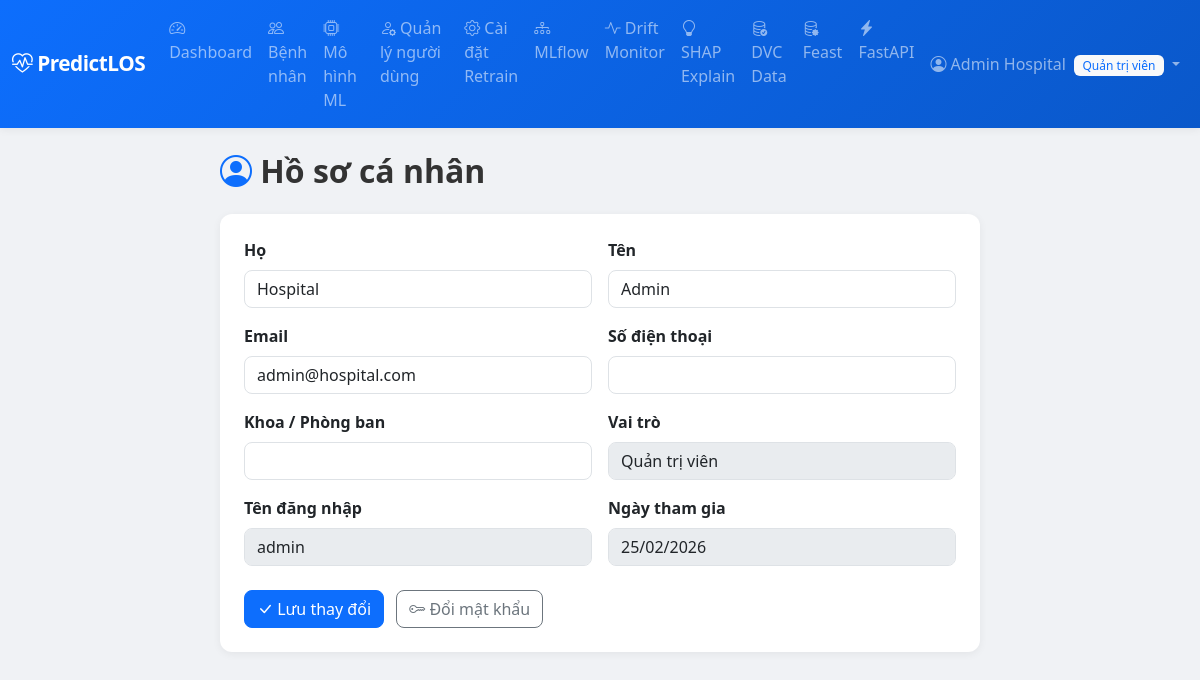
Screenshot of /accounts/profile/ (signed in) with the database file from the repository.
### accounts/models.py (models this page shows, shortened)
class CustomUser(AbstractUser):
    ROLE_CHOICES = [
        ('doctor', 'Bác sĩ / Y tá'),
        ('admin', 'Quản trị viên'),
    ]
    role = models.CharField(max_length=10, choices=ROLE_CHOICES, default='doctor')
    phone = models.CharField(max_length=20, blank=True, default='')
    department = models.CharField(max_length=100, blank=True, default='')
    class Meta:
        db_table = 'users'

### accounts/views.py (the view, shortened to what this page needs)
# urls.py: path('profile/', views.profile_view, name='profile'),
@login_required
def profile_view(request):
    return render(request, 'accounts/profile.html')

### templates/accounts/profile.html (shortened to what this page needs)
{% extends 'base.html' %}
{% block content %}
<div class="row justify-content-center">
    <div class="col-lg-8">
        <div class="d-flex align-items-center mb-4">
            <h2 class="fw-bold mb-0"><i class="bi bi-person-circle text-primary"></i> Hồ sơ cá nhân</h2>
        </div>
        <div class="card shadow-sm border-0">
            <div class="card-body p-4">
                <form method="post">
                    <div class="row g-3">
                        <div class="col-md-6">
                            <label class="form-label fw-semibold">Họ</label>
                            <input type="text" name="last_name" class="form-control" value="{{ user.last_name }}">
                        </div>
                        <div class="col-md-6">
                            <label class="form-label fw-semibold">Tên</label>
                            <input type="text" name="first_name" class="form-control" value="{{ user.first_name }}">
                        </div>
                        <div class="col-md-6">
                            <label class="form-label fw-semibold">Email</label>
                            <input type="email" name="email" class="form-control" value="{{ user.email }}">
                        </div>
                        <div class="col-md-6">
                            <label class="form-label fw-semibold">Số điện thoại</label>
                            <input type="text" name="phone" class="form-control" value="{{ user.phone }}">
                        </div>
                        <div class="col-md-6">
                            <label class="form-label fw-semibold">Khoa / Phòng ban</label>
                            <input type="text" name="department" class="form-control" value="{{ user.department }}">
                        </div>
                        <div class="col-md-6">
                            <label class="form-label fw-semibold">Vai trò</label>
                            <input type="text" class="form-control" value="{{ user.get_role_display }}" disabled>
                        </div>
                        <div class="col-md-6">
                            <label class="form-label fw-semibold">Tên đăng nhập</label>
                            <input type="text" class="form-control" value="{{ user.username }}" disabled>
                        </div>
                        <div class="col-md-6">
                            <label class="form-label fw-semibold">Ngày tham gia</label>
                            <input type="text" class="form-control" value="{{ user.date_joined|date:'d/m/Y' }}" disabled>
                        </div>
                    </div>
                    <div class="mt-4">
                        <button type="submit" class="btn btn-primary">
                            <i class="bi bi-check-lg"></i> Lưu thay đổi
                        </button>
                        <a href="{% url 'accounts:change_password' %}" class="btn btn-outline-secondary ms-2">
                            <i class="bi bi-key"></i> Đổi mật khẩu
                        </a>
                    </div>
                </form>
            </div>
        </div>
    </div>
</div>
{% endblock %}

### templates/base.html (shortened to what this page needs)
{% load static %}
<!DOCTYPE html>
<html lang="vi">
<head>
    <link href="https://cdn.jsdelivr.net/npm/bootstrap@5.3.3/dist/css/bootstrap.min.css" rel="stylesheet">
    <link href="https://cdn.jsdelivr.net/npm/bootstrap-icons@1.11.3/font/bootstrap-icons.min.css" rel="stylesheet">
    <link href="{% static 'css/style.css' %}" rel="stylesheet">
</head>
<body>
    {% if user.is_authenticated %}
    <nav class="navbar navbar-expand-lg navbar-dark bg-primary shadow-sm">
        <div class="container-fluid">
            <a class="navbar-brand fw-bold" href="{% url 'dashboard:index' %}">
                <i class="bi bi-heart-pulse"></i> PredictLOS
            </a>
            <div class="collapse navbar-collapse" id="navbarNav">
                <ul class="navbar-nav me-auto">
                    <li class="nav-item">
                        <a class="nav-link {% if request.resolver_match.app_name == 'dashboard' %}active{% endif %}"
                           href="{% url 'dashboard:index' %}">
                            <i class="bi bi-speedometer2"></i> Dashboard
                        </a>
                    </li>
                    <li class="nav-item">
                        <a class="nav-link {% if request.resolver_match.app_name == 'patients' %}active{% endif %}"
                           href="{% url 'patients:list' %}">
                            <i class="bi bi-people"></i> Bệnh nhân
                        </a>
                    </li>
                    <li class="nav-item">
                        <a class="nav-link {% if request.resolver_match.url_name == 'versions' %}active{% endif %}"
                           href="{% url 'ml_engine:versions' %}">
                            <i class="bi bi-cpu"></i> Mô hình ML
                        </a>
                    </li>
                    {% if user.role == 'admin' or user.is_superuser %}
                    <li class="nav-item">
                        <a class="nav-link {% if request.resolver_match.url_name == 'manage_users' %}active{% endif %}"
                           href="{% url 'accounts:manage_users' %}">
                            <i class="bi bi-person-gear"></i> Quản lý người dùng
                        </a>
                    </li>
                    <li class="nav-item">
                        <a class="nav-link {% if request.resolver_match.url_name == 'retrain_settings' %}active{% endif %}"
                           href="{% url 'ml_engine:retrain_settings' %}">
                            <i class="bi bi-gear"></i> Cài đặt Retrain
                        </a>
                    </li>
                    <li class="nav-item">
                        <a class="nav-link {% if request.resolver_match.url_name == 'mlflow_dashboard' %}active{% endif %}"
                           href="{% url 'ml_engine:mlflow_dashboard' %}">
                            <i class="bi bi-diagram-3"></i> MLflow
                        </a>
                    </li>
                    <li class="nav-item">
                        <a class="nav-link {% if request.resolver_match.url_name == 'drift_report' %}active{% endif %}"
                           href="{% url 'ml_engine:drift_report' %}">
                            <i class="bi bi-activity"></i> Drift Monitor
                        </a>
                    </li>
                    <li class="nav-item">
                        <a class="nav-link {% if request.resolver_match.url_name == 'model_explanation' %}active{% endif %}"
                           href="{% url 'ml_engine:model_explanation' %}">
                            <i class="bi bi-lightbulb"></i> SHAP Explain
                        </a>
                    </li>
                    <li class="nav-item">
                        <a class="nav-link {% if request.resolver_match.url_name == 'dvc_status' %}active{% endif %}"
                           href="{% url 'ml_engine:dvc_status' %}">
                            <i class="bi bi-database-check"></i> DVC Data
                        </a>
                    </li>
                    <li class="nav-item">
                        <a class="nav-link {% if request.resolver_match.url_name == 'feast_status' %}active{% endif %}"
                           href="{% url 'ml_engine:feast_status' %}">
                            <i class="bi bi-database-gear"></i> Feast
                        </a>
                    </li>
                    <li class="nav-item">
                        <a class="nav-link {% if request.resolver_match.url_name == 'fastapi_status' %}active{% endif %}"
                           href="{% url 'ml_engine:fastapi_status' %}">
                            <i class="bi bi-lightning-charge-fill"></i> FastAPI
                        </a>
                    </li>
                    {% endif %}
                </ul>
                <ul class="navbar-nav">
                    <li class="nav-item dropdown">
                        <a class="nav-link dropdown-toggle" href="#" role="button" data-bs-toggle="dropdown">
                            <i class="bi bi-person-circle"></i> {{ user.get_full_name|default:user.username }}
                            <span class="badge bg-light text-primary ms-1">{{ user.get_role_display }}</span>
                        </a>
                    </li>
                </ul>
            </div>
        </div>
    </nav>
    {% endif %}
    <main class="{% if user.is_authenticated %}py-4{% endif %}">
        <div class="container-fluid px-4">
            {% block content %}{% endblock %}
        </div>
    </main>
</body>
</html>

### static/css/style.css (style rules this page uses)
:root { --primary-gradient: linear-gradient(135deg, #0d6efd 0%, #0a58ca 100%); }
body { font-family: 'Segoe UI', system-ui, -apple-system, sans-serif; background-color: #f0f2f5; color: #333; }
.navbar { background: var(--primary-gradient) !important; }
.navbar-brand { font-size: 1.3rem; letter-spacing: -0.5px; }
.card { border-radius: 12px; transition: box-shadow 0.2s ease; }
.badge { font-weight: 500; padding: 0.4em 0.7em; }
.btn { border-radius: 8px; font-weight: 500; }
.form-control, .form-select { border-radius: 8px; }
.shadow-sm { box-shadow: 0 2px 8px rgba(0, 0, 0, 0.06) !important; }
.nav-link { font-weight: 500; transition: opacity 0.2s; }

### rows the page displays
CustomUser: get_full_name "Admin Hospital", role "Quản trị viên", last_name "Hospital", first_name "Admin", email "admin@hospital.com", username "admin", date_joined "25/02/2026"
